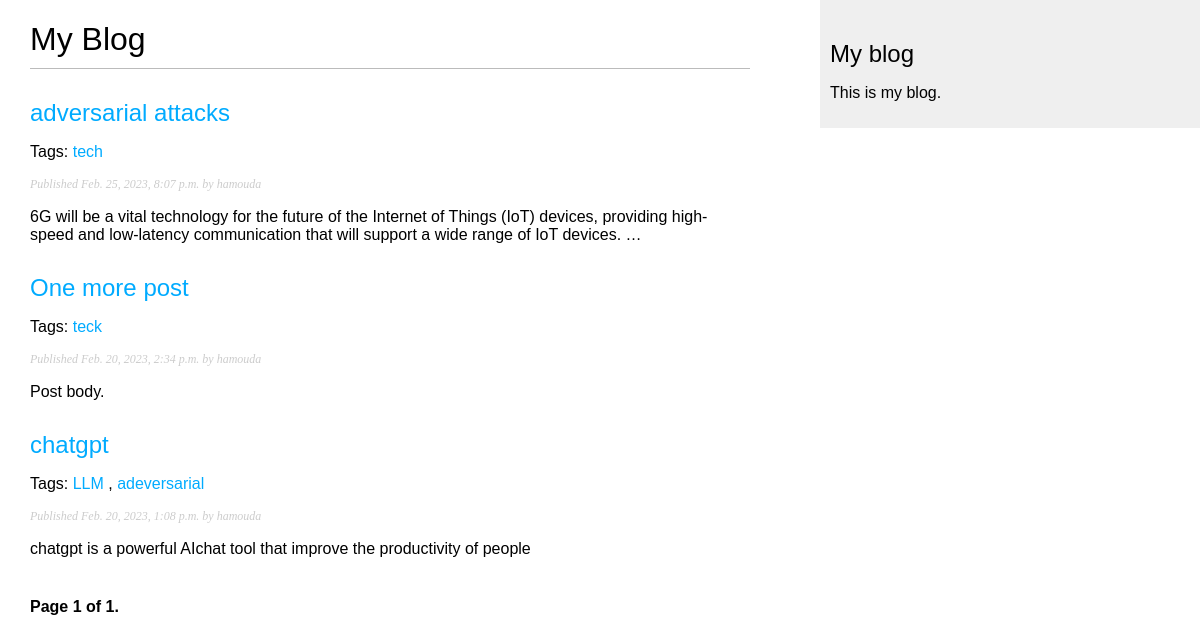
Screenshot of /blog/ with the database file from the repository.
### blog/models.py (models this page shows, shortened)
class Post(models.Model):
    class Status(models.TextChoices):
        DRAFT = 'DF' , 'Draft'
        PUBLISHED = 'PB' , 'Published'
    tags = TaggableManager()
    objects = models.Manager() # The default manager.
    published = PublishedManager() # Our custom manager.
    author = models.ForeignKey(User, related_name='blog_posts', on_delete=models.CASCADE)
    title = models.CharField(max_length=250)
    slug = models.SlugField(max_length=250, unique_for_date='publish')
    body = models.TextField()
    publish = models.DateTimeField(default=timezone.now)
    created = models.DateTimeField(auto_now_add=True)
    updated = models.DateTimeField(auto_now=True)
    status = models.CharField(max_length=2, choices=Status.choices, default=Status.DRAFT)
    class Meta:
        ordering = ['-publish']
        indexes = [ models.Index(fields=[ '-publish' ]),]
    def get_absolute_url(self):
        return reverse('blog:post_detail', args=[self.publish.year,  self.publish.strftime('%m'),
                                            self.publish.strftime('%d'), self.slug])

### blog/views.py (the view)
# urls.py: re_path(r'^tag/(?P<tag_slug>[-\w]+)/$', views.post_list, name='post_list_by_tag'),
def post_list(request, tag_slug=None):
    object_list = Post.published.all()
    tag = None
    if tag_slug:
        tag = get_object_or_404(Tag, slug=tag_slug)
        object_list = object_list.filter(tags__in=[tag])
    paginator = Paginator(object_list, 3) # 3 posts in each page
    page = request.GET.get('page')
    try:
        posts = paginator.page(page)
    except PageNotAnInteger:
        posts = paginator.page(1)
    except EmptyPage:
        posts = paginator.page(paginator.num_pages)
    return render(request, 'blog/post/list.html', {'page': page,'posts': posts, 'tag': tag})

### blog/models.py (called while the page is built)
    def get_queryset(self):
        return super().get_queryset().filter(status=Post.Status.PUBLISHED)

### blog/templates/blog/post/list.html (shortened to what this page needs)
{% extends "blog/base.html" %}
{% block content %}
<h1>My Blog</h1>
{% for post in posts %}
<h2>
    <a href="{{ post.get_absolute_url }}">
        {{ post.title }}
    </a>
</h2>
<p class="tags">
    Tags:
    {% for tag in post.tags.all %}
    <a href='{% url "blog:post_list_by_tag" tag.slug %}''>
        {{ tag.name }}
    </a>
    {% if not forloop.last %}, {% endif %}
    {% endfor %}
</p>
<p class="date">
    Published {{ post.publish }} by {{ post.author }}
</p>
{{ post.body|truncatewords:30|linebreaks }}
{% endfor %}
{% include "pagination.html" with page=posts %}
{% endblock %}

### blog/templates/blog/base.html (shortened to what this page needs)
{% load static  %}
<!DOCTYPE html>
<html>
<head>
    <link href="{% static "css/blog.css" %}" rel="stylesheet">
</head>
<body>
    <div id="content">
        {% block content %}
        {% endblock %}
    </div>
    <div id="sidebar">
        <h2>My blog</h2>
        <p>This is my blog.</p>
    </div>
</body>
</html>

### blog/templates/pagination.html (shortened to what this page needs)
<div class="pagination">
    <span class="step-links">
        <span class="current">
            Page {{ page.number }} of {{ page.paginator.num_pages }}.
        </span>
    </span>
</div>

### blog/static/css/blog.css (style rules this page uses)
body { margin:0; padding:0; font-family:helvetica, sans-serif; }
a { color:#00abff; text-decoration:none; }
h1 { font-weight:normal; border-bottom:1px solid #bbb; padding:0 0 10px 0; }
h2 { font-weight:normal; margin:30px 0 0; }
#content { float:left; width:60%; padding:0 0 0 30px; }
#sidebar { float:right; width:30%; padding:10px; background:#efefef; height:100%; }
p.date { color:#ccc; font-family: georgia, serif; font-size: 12px; font-style: italic; }
.pagination { margin:40px 0; font-weight:bold; }

### rows the page displays
Post: title "adversarial attacks", publish "Feb. 25, 2023, 8:07 p.m.", author "hamouda", body "6G will be a vital technology for the future of the Internet of Things (IoT) devices, providing high-speed and low-latency communication that will support a wide range of IoT devices. …"
Tag: name "tech"
Post: title "One more post", publish "Feb. 20, 2023, 2:34 p.m.", author "hamouda", body "Post body."
Tag: name "teck"
Post: title "chatgpt", publish "Feb. 20, 2023, 1:08 p.m.", author "hamouda", body "chatgpt is a powerful AIchat tool that improve the productivity of people"
Tag: name "LLM"
Tag: name "adeversarial"

### other values shown
{{ page.number }} "1"
{{ page.paginator.num_pages }} "1"
